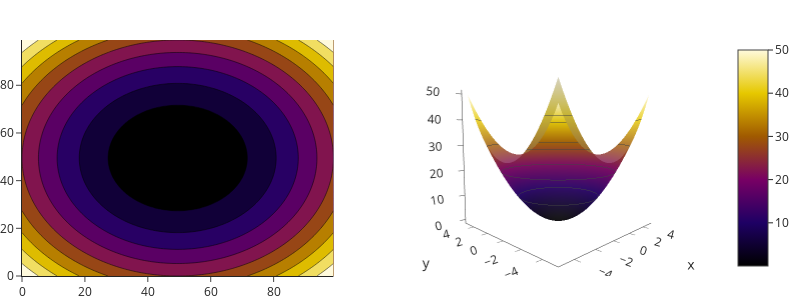

Notebook code cell kept with this figure:
### Code cell
vals = np.linspace(-5, 5, 100)
xx, yy = np.meshgrid(vals, vals)
z = xx**2 + yy**2

fig = make_subplots(rows=1, cols=2, specs=[[{'type': 'scatter'}, {'type': 'scene'}]])

fig.add_traces(data = [
    go.Contour(z=z, colorscale='Electric', showscale=False),    
    go.Surface(x = vals, y=vals, z=z, opacity=.8, colorscale='Electric', contours=dict(z=dict(show=True)))],
    rows=[1,1], cols=[1,2])

fig.update_layout(width=800, height=300, scene_aspectmode="cube", scene=dict(camera = dict(eye=dict(x=-1.5, y=-1.5, z=.2))))
fig.write_image(f"../rss.png")
fig.show()

### Figure 1 — Plotly figure (JSON) as saved in the notebook; plotly's stock layout.template omitted (floating-point values rounded to 4 significant figures; data arrays with more than 128 entries replaced by an {"elided": "..."} marker saying what was removed)
{"data": [{"colorscale": [[0, "rgb(0,0,0)"], [0.2, "rgb(30,0,100)"], [0.4, "rgb(120,0,100)"], [0.6, "rgb(160,90,0)"], [0.8, "rgb(230,200,0)"], [1, "rgb(255,250,220)"]], "showscale": false, "type": "contour", "xaxis": "x", "yaxis": "y", "z": {"elided": "100x100 float values"}}, {"colorscale": [[0, "rgb(0,0,0)"], [0.2, "rgb(30,0,100)"], [0.4, "rgb(120,0,100)"], [0.6, "rgb(160,90,0)"], [0.8, "rgb(230,200,0)"], [1, "rgb(255,250,220)"]], "contours": {"z": {"show": true}}, "opacity": 0.8, "scene": "scene", "type": "surface", "x": [-5, -4.899, -4.798, -4.697, -4.596, -4.495, -4.394, -4.293, -4.192, -4.091, -3.99, -3.889, -3.788, -3.687, -3.586, -3.485, -3.384, -3.283, -3.182, -3.081, -2.98, -2.879, -2.778, -2.677, -2.576, -2.475, -2.374, -2.273, -2.172, -2.071, -1.97, -1.869, -1.768, -1.667, -1.566, -1.465, -1.364, -1.263, -1.162, -1.061, -0.9596, -0.8586, -0.7576, -0.6566, -0.5556, -0.4545, -0.3535, -0.2525, -0.1515, -0.05051, 0.05051, 0.1515, 0.2525, 0.3535, 0.4545, 0.5556, 0.6566, 0.7576, 0.8586, 0.9596, 1.061, 1.162, 1.263, 1.364, 1.465, 1.566, 1.667, 1.768, 1.869, 1.97, 2.071, 2.172, 2.273, 2.374, 2.475, 2.576, 2.677, 2.778, 2.879, 2.98, 3.081, 3.182, 3.283, 3.384, 3.485, 3.586, 3.687, 3.788, 3.889, 3.99, 4.091, 4.192, 4.293, 4.394, 4.495, 4.596, 4.697, 4.798, 4.899, 5], "y": [-5, -4.899, -4.798, -4.697, -4.596, -4.495, -4.394, -4.293, -4.192, -4.091, -3.99, -3.889, -3.788, -3.687, -3.586, -3.485, -3.384, -3.283, -3.182, -3.081, -2.98, -2.879, -2.778, -2.677, -2.576, -2.475, -2.374, -2.273, -2.172, -2.071, -1.97, -1.869, -1.768, -1.667, -1.566, -1.465, -1.364, -1.263, -1.162, -1.061, -0.9596, -0.8586, -0.7576, -0.6566, -0.5556, -0.4545, -0.3535, -0.2525, -0.1515, -0.05051, 0.05051, 0.1515, 0.2525, 0.3535, 0.4545, 0.5556, 0.6566, 0.7576, 0.8586, 0.9596, 1.061, 1.162, 1.263, 1.364, 1.465, 1.566, 1.667, 1.768, 1.869, 1.97, 2.071, 2.172, 2.273, 2.374, 2.475, 2.576, 2.677, 2.778, 2.879, 2.98, 3.081, 3.182, 3.283, 3.384, 3.485, 3.586, 3.687, 3.788, 3.889, 3.99, 4.091, 4.192, 4.293, 4.394, 4.495, 4.596, 4.697, 4.798, 4.899, 5], "z": {"elided": "100x100 float values"}}], "layout": {"height": 300, "scene": {"aspectmode": "cube", "camera": {"eye": {"x": -1.5, "y": -1.5, "z": 0.2}}, "domain": {"x": [0.55, 1], "y": [0, 1]}}, "width": 800, "xaxis": {"anchor": "y", "domain": [0, 0.45]}, "yaxis": {"anchor": "x", "domain": [0, 1]}}}
